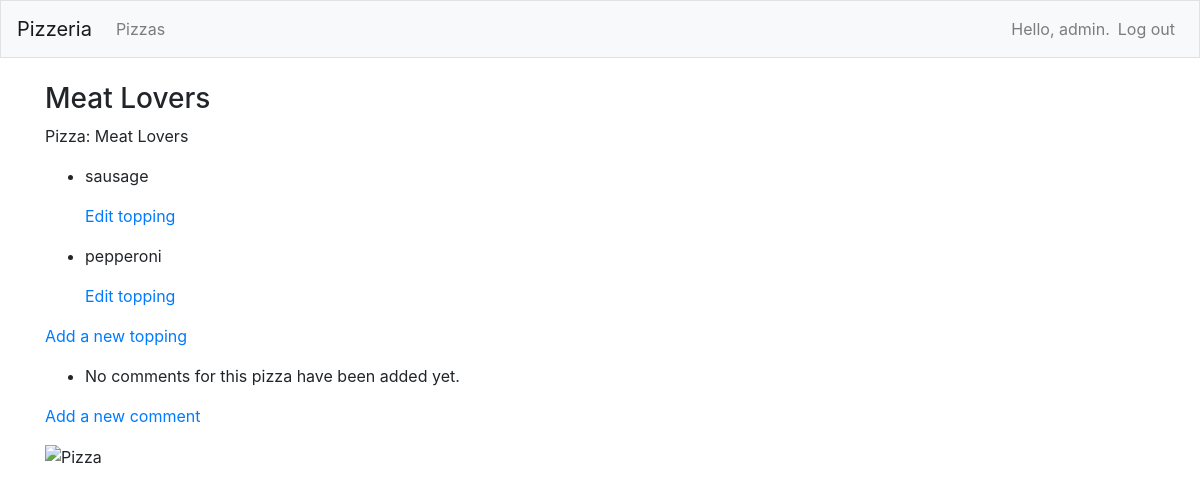
The app's page /pizzas/2/ (signed in), older data.
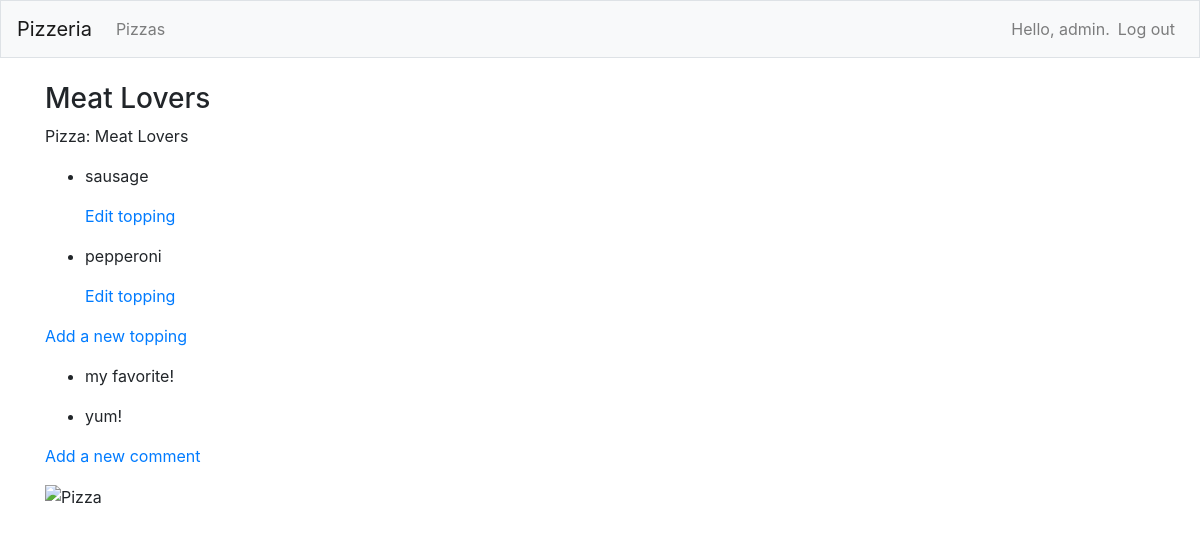
The same page, newer data.
### pizzas/models.py (models this page shows, shortened)
class Topping(models.Model):
    pizza = models.ForeignKey(Pizza, on_delete=models.CASCADE)
    name = models.CharField(max_length=200)
    date_added = models.DateTimeField(auto_now_add=True)
    class Meta:
        verbose_name_plural = "Toppings"

class Comment(models.Model):
    pizza = models.ForeignKey(Pizza, on_delete=models.CASCADE)
    name = models.CharField(max_length=200)
    date_added = models.DateTimeField(auto_now_add=True)

### pizzas/views.py (the view)
# urls.py: path("pizzas/<int:pizza_id>/", views.pizza, name="pizza"),
@login_required
def pizza(request, pizza_id):
    pizza = Pizza.objects.get(id=pizza_id)
    if pizza.owner != request.user:
        raise Http404
    toppings = pizza.topping_set.all()
    comments = pizza.comment_set.order_by("-date_added")
    context = {"pizza": pizza, "toppings": toppings, "comments": comments}
    return render(request, "pizzas/pizza.html", context)

### pizzas/models.py (called while the page is built)
    def __str__(self):
        return self.name

### pizzas/templates/pizzas/pizza.html (shortened to what this page needs)
{% extends "pizzas/base.html" %}
{% block page_header %}
<h3>{{ pizza }}</h3>
{% endblock page_header %}
{% block content %}
<p>Pizza: {{ pizza.name }}</p>
<ul>
    {% for topping in toppings %}
    <li>
        <p>{{ topping.name|linebreaks }}</p>
        <p>
            <a href="{% url 'pizzas:edit_topping' topping.id %}">Edit topping</a>
        </p>
    </li>
    {% empty %}
    <li>No toppings for this pizza have been added yet.</li>
    {% endfor %}
</ul>
<p>
    <a href="{% url 'pizzas:new_topping' pizza.id %}">Add a new topping</a>
</p>
<ul>
    {% for comment in comments %}
    <li>
        <p> {{ comment.name|linebreaks }}</p>
    </li>
    {% empty %}
    <li>No comments for this pizza have been added yet.</li>
    {% endfor %}
</ul>
<p>
    <a href="{% url 'pizzas:new_comment' pizza.id %}">Add a new comment</a>
</p>
<P>
    <img src="https://pngimg.com/uploads/pizza/pizza_PNG44072.png" alt="Pizza">
</P>
{% endblock content %}

Row changes from the older to the newer data that the page shows:
added Comment: name "my favorite!"
added Comment: name "yum!"
Text that changed along with them:
text no longer shown: "No comments for this pizza have been added yet."
